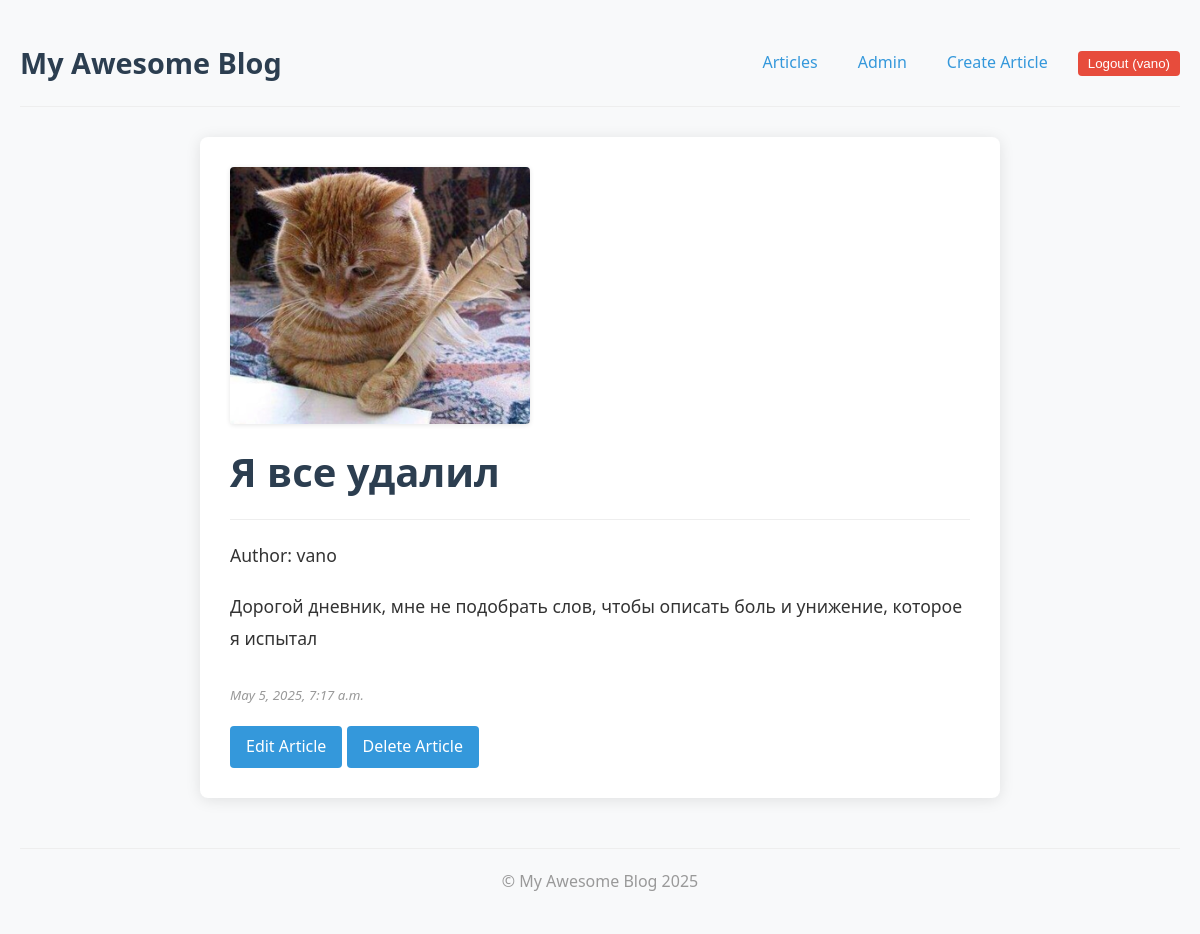
/crying/ (signed in), run on the app's committed database.
### apps/articles/models.py (models this page shows, shortened)
class Article(models.Model):
    title = models.CharField(max_length=200)
    slug = models.SlugField(unique=True)
    body = models.TextField()
    date = models.DateTimeField(auto_now_add=True)
    thumbnail = models.ImageField(upload_to='images/', blank=True, null=True, default='images/default.jpg')
    author = models.ForeignKey(User, null=True, blank=True, on_delete=models.CASCADE)

### apps/articles/views.py (the view)
# urls.py: path('<slug:slug>/', views.article_item, name='detail'),
def article_item(request, slug):
    article = get_object_or_404(Article, slug=slug)
    return render(request, 'articles/article_item.html', {'article': article})

### apps/articles/templates/articles/article_item.html (shortened to what this page needs)
{% extends "base_layout.html" %}
{% block content %}
    <div class="article-detail">
        {% if article.thumbnail %}
            <img src="{{ article.thumbnail.url }}" alt="{{ article.title }} thumbnail" style="max-width: 300px; height: auto;">
        {% endif %}
        <h1>{{ article.title }}</h1>
        <p>Author: {{ article.author.username|default:"Unknown" }}</p>
        <p>{{ article.body }}</p>
        <small>{{ article.date }}</small>
        {% if user.is_authenticated and user == article.author %}
            <div style="margin-top: 20px;">
                <a href="{% url 'articles:update' slug=article.slug %}" class="btn btn-warning">Edit Article</a>
                <a href="{% url 'articles:delete' slug=article.slug %}" class="btn btn-danger">Delete Article</a>
            </div>
        {% endif %}
    </div>
{% endblock content %}

### templates/base_layout.html (shortened to what this page needs)
{% load static %}
<!DOCTYPE html>
<html lang="en">
<head>
    <link rel="stylesheet" href="{% static 'css/style.css' %}">
</head>
<body>
    <header>
        <div class="logo">
            <a href="{% url 'articles:list' %}">My Awesome Blog</a>
        </div>
        <nav>
            <ul>
                <li><a href="{% url 'articles:list' %}">Articles</a></li>
                <li><a href="{% url 'admin:index' %}">Admin</a></li>
                {% if user.is_authenticated %}
                <li><a href="{% url 'articles:create' %}">Create Article</a></li>
                <li>
                    <form class="form" action="{% url 'accounts:logout' %}" method="post">
                        <button type="submit">Logout ({{ user.username }})</button>
                    </form>
                </li>
                {% endif %}
            </ul>
        </nav>
    </header>
    <main>
        {% block content %}{% endblock content %}
    </main>
    <footer>
        {% block footer %}
            <p>&copy; My Awesome Blog {% now "Y" %}</p>
        {% endblock footer %}
    </footer>
</body>
</html>

### static/css/style.css (style rules this page uses)
* { margin: 0; padding: 0; box-sizing: border-box; }
body { font-family: 'Segoe UI', Tahoma, Geneva, Verdana, sans-serif; line-height: 1.6; color: #333; background-color: #f8f9fa; padding: 20px; max-width: 1200px; margin: 0 auto; }
h1 { color: #2c3e50; margin-bottom: 30px; padding-bottom: 10px; border-bottom: 2px solid #eee; font-size: 2.5rem; }
.article-detail { background-color: white; padding: 30px; border-radius: 8px; box-shadow: 0 2px 15px rgba(0, 0, 0, 0.1); max-width: 800px; margin: 20px auto; }
.article-detail img { max-width: 100%; height: auto; display: block; margin-bottom: 1em; border-radius: 4px; box-shadow: 0 1px 5px rgba(0, 0, 0, 0.1); }
.article-detail h1 { color: #2c3e50; margin-bottom: 20px; border-bottom: 1px solid #eee; padding-bottom: 15px; }
.article-detail p { margin: 20px 0; font-size: 1.1rem; line-height: 1.8; }
.article-detail small { display: block; color: #999; margin-top: 30px; font-style: italic; }
.btn { display: inline-block; background-color: #3498db; color: white; padding: 8px 16px; border-radius: 4px; text-decoration: none; font-weight: 500; transition: background-color 0.2s ease; }

### templates/base_layout.html (style rules this page uses)
header { display: flex; justify-content: space-between; align-items: center; padding: 20px 0; margin-bottom: 30px; border-bottom: 1px solid #eee; }
.logo a { font-size: 1.8rem; font-weight: bold; color: #2c3e50; text-decoration: none; transition: color 0.2s ease; }
nav ul { display: flex; list-style: none; gap: 20px; }
nav ul li a { color: #3498db; text-decoration: none; font-weight: 500; padding: 5px 10px; border-radius: 4px; transition: all 0.2s ease; }
nav ul li form button { background-color: #e74c3c; color: white; border: none; padding: 5px 10px; border-radius: 4px; cursor: pointer; font-weight: 500; transition: background-color 0.2s ease; }
footer { margin-top: 50px; padding: 20px 0; border-top: 1px solid #eee; text-align: center; color: #999; }

### data on the page
Article: thumbnail (picture), title "Я все удалил", author.username "vano", body "Дорогой дневник, мне не подобрать слов, чтобы описать боль и унижение, которое я испытал", date "May 5, 2025, 7:17 a.m."

### other printed values
{{ user.username }} "vano"
